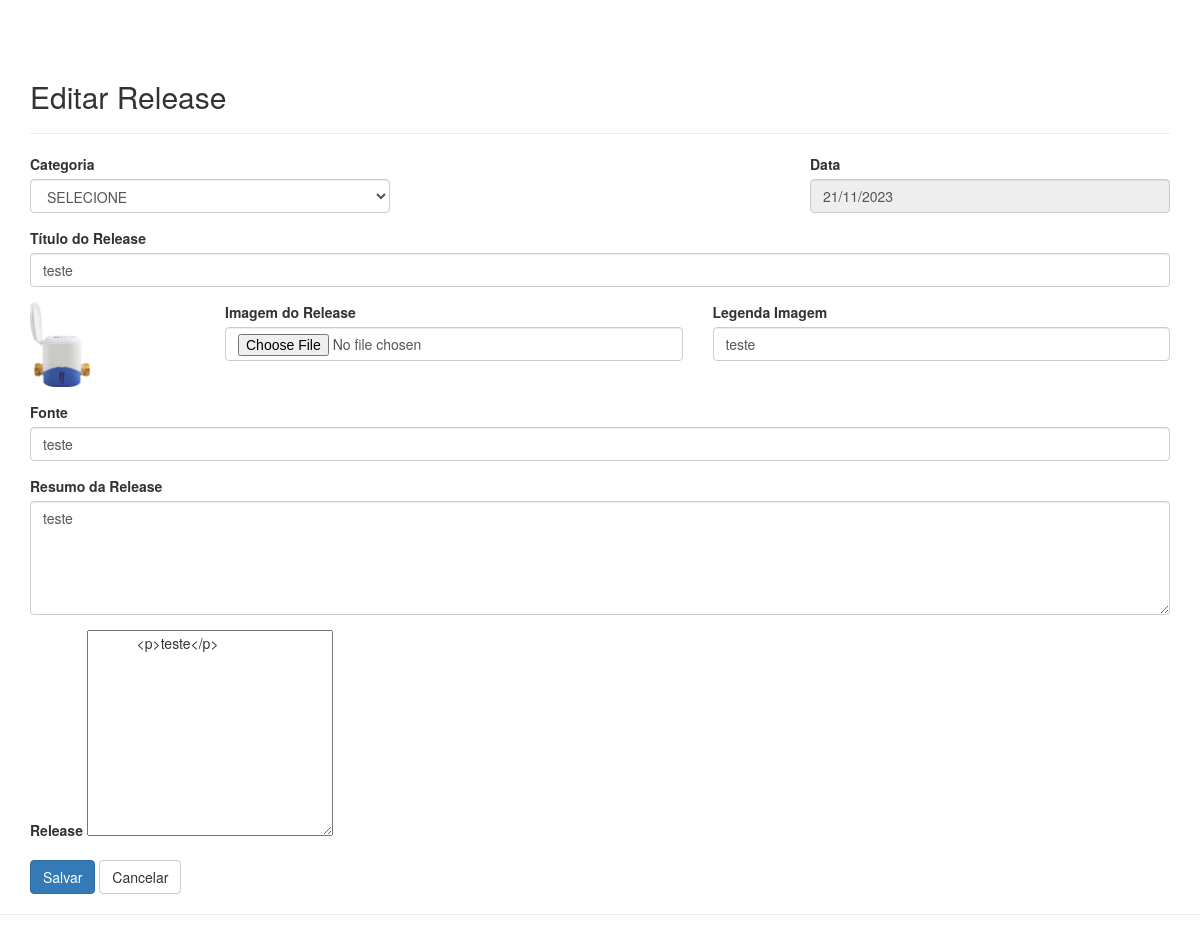
The app's page /area-cliente/editar-noticia.php?id=5, older data.
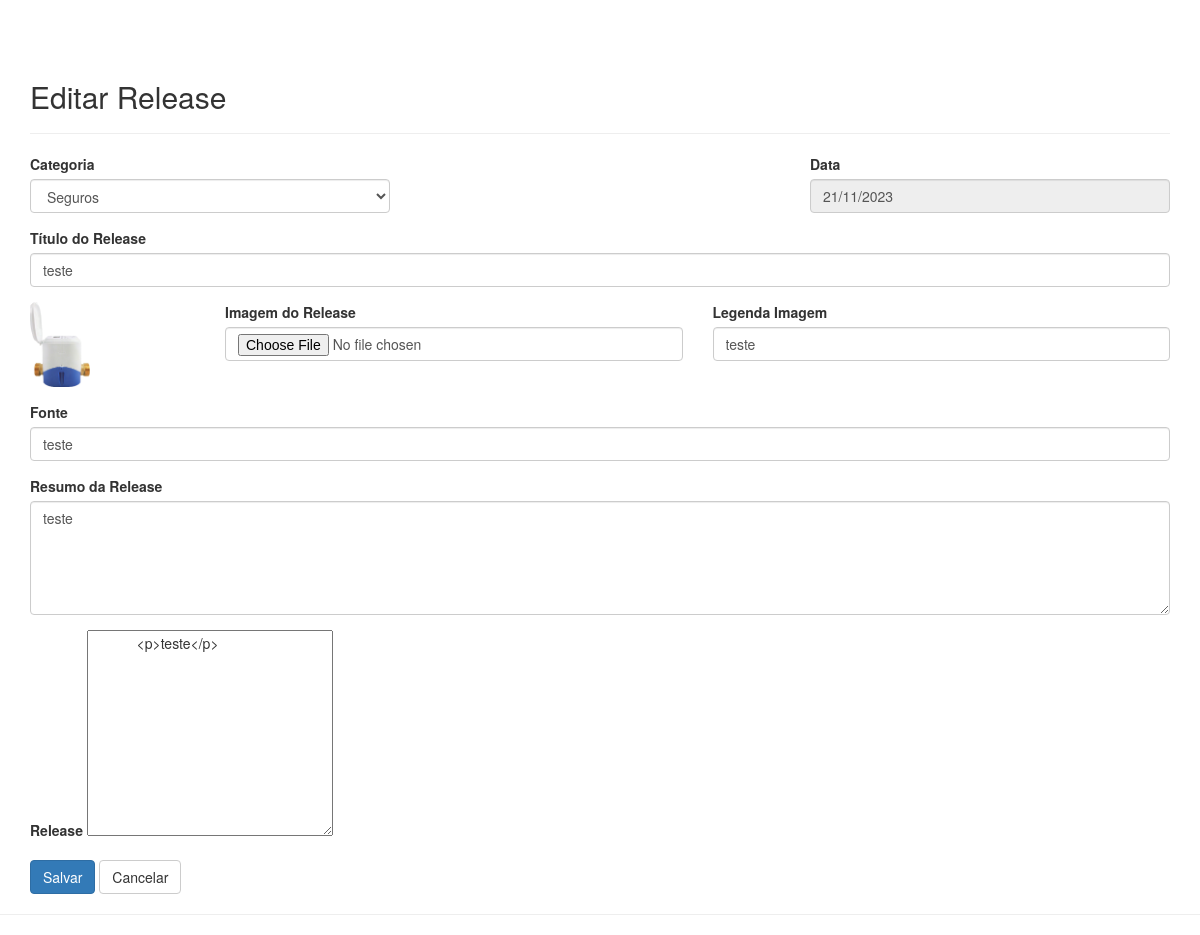
The same page, newer data.
### tables this page shows
CREATE TABLE `posts` (
  `id` int NOT NULL,
  `titulo` varchar(150) DEFAULT NULL,
  `conteudo` text,
  `foto` varchar(150) DEFAULT NULL,
  `resumo` text,
  `id_categoria` int DEFAULT NULL,
  `ativo` enum('S','N') NOT NULL DEFAULT 'N',
  `legenda` varchar(255) DEFAULT NULL,
  `destaque` enum('S','N') NOT NULL DEFAULT 'N',
  `url_amigavel` varchar(255) DEFAULT NULL,
  `postado_por` varchar(255) DEFAULT NULL,
  `id_usuario` int DEFAULT NULL,
  `excluido` enum('S','N') NOT NULL DEFAULT 'N',
  `created_at` datetime DEFAULT NULL,
  `updated_at` datetime DEFAULT NULL
);

CREATE TABLE `categorias` (
  `id` int NOT NULL,
  `titulo` varchar(255) DEFAULT NULL,
  `ordem` int DEFAULT NULL,
  `url_amigavel` varchar(255) DEFAULT NULL
);

### Class/conexao.class.php (called while the page is built, shortened)
<?php
class Conexao
{
    private static $pdo;
    public static function getInstance()
    {
        if (!isset(self::$pdo)) {
            try {
                $dsn = "mysql:host=" . HOST . ";dbname=" . DBNAME . ";charset=" . CHARSET;
                $opcoes = array(
                    PDO::MYSQL_ATTR_INIT_COMMAND => 'SET NAMES utf8',
                    PDO::ATTR_PERSISTENT => true,
                    PDO::ATTR_ERRMODE => PDO::ERRMODE_EXCEPTION
                );
                self::$pdo = new PDO($dsn, USER, PASSWORD, $opcoes);
            } catch (PDOException $e) {
                die("Erro ao conectar com o banco de dados: " . $e->getMessage());
            }
        }
        return self::$pdo;
    }
}

### Class/posts.class.php (called while the page is built, shortened)
<?php
class Posts
{
    private $pdo;
    private static $instance = null;
    private function __construct($conn)
    {
        $this->pdo = $conn;
    }
    public static function getInstance($conn)
    {
        if (self::$instance === null) {
            self::$instance = new Posts($conn);
        }
        return self::$instance;
    }
    public function dadosPosts($id = '', $destaque = '', $categoria = '', $usuario = '', $orderBy = '', $limite = '', $search = '')
    {
        $filtro = [];
        $parametros = [];
        if (!empty($id)) {
            $filtro[] = 'id = ?';
            $parametros[] = $id;
        }
        $sqlFiltro = !empty($filtro) ? 'WHERE ' . implode(' AND ', $filtro) : '';
        $sqlOrdem = !empty($orderBy) ? "ORDER BY {$orderBy}" : '';
        $sqlLimite = !empty($limite) ? "LIMIT 0,{$limite}" : '';
        try {
            $sql = "SELECT * FROM posts {$sqlFiltro} {$sqlOrdem} {$sqlLimite}";
            $stm = $this->pdo->prepare($sql);
            for ($i = 1; $i <= count($parametros); $i++) {
                $stm->bindValue($i, $parametros[$i - 1]);
            }
            $stm->execute();
            $posts = $stm->fetchAll(PDO::FETCH_OBJ);
            if (!empty($id) || $limite == 1) {
                return (!empty($posts[0])) ? $posts[0] : null;
            } else {
                return $posts;
            }
        } catch (PDOException $erro) {
            echo $erro->getMessage();
        }
    }
}

### area-cliente/verifica.php (called while the page is built, shortened)
<?php
require_once('../Connection/conexao.php');
include ("../Class/posts.class.php");
$posts = Posts::getInstance(Conexao::getInstance());
include ("../Class/categorias.class.php");
$categorias = Categorias::getInstance(Conexao::getInstance());

### Class/categorias.class.php (called while the page is built, shortened)
<?php
class Categorias
{
    private $pdo;
    private static $instance = null;
    private function __construct($conn)
    {
        $this->pdo = $conn;
    }
    public static function getInstance($conn)
    {
        if (self::$instance === null) {
            self::$instance = new Categorias($conn);
        }
        return self::$instance;
    }
    public function dadosCategorias($id = '', $titulo = '',  $orderBy = '', $limite = '')
    {
        $filtro = [];
        $parametros = [];
        $sqlFiltro = !empty($filtro) ? 'WHERE ' . implode(' AND ', $filtro) : '';
        $sqlOrdem = !empty($orderBy) ? "ORDER BY {$orderBy}" : '';
        $sqlLimite = !empty($limite) ? "LIMIT 0,{$limite}" : '';
        try {
            $sql = "SELECT * FROM categorias {$sqlFiltro} {$sqlOrdem} {$sqlLimite}";
            $stm = $this->pdo->prepare($sql);
            for ($i = 1; $i <= count($parametros); $i++) {
                $stm->bindValue($i, $parametros[$i - 1]);
            }
            $stm->execute();
            $categorias = $stm->fetchAll(PDO::FETCH_OBJ);
            if (!empty($id) || $limite == 1) {
                return (!empty($categorias[0])) ? $categorias[0] : null;
            } else {
                return $categorias;
            }
        } catch (PDOException $erro) {
            echo $erro->getMessage();
        }
    }
}

### area-cliente/editar-noticia.php (the view, shortened to what this page needs)
<?php
include "verifica.php";
if (isset($_GET['id'])) {
    if (empty($_GET['id'])) {
        header('Location:'.SITE_URL);
    } else {
        $id = $_GET['id'];
    }
}
$posts->editar();
$editaPost = $posts->dadosPosts($id);
$dadosCategorias = $categorias->dadosCategorias();
?>
<!DOCTYPE html>
<html lang="pt-br">
<head>
  <link rel="stylesheet" media="screen" href="//netdna.bootstrapcdn.com/bootstrap/3.3.4/css/bootstrap.min.css">
  <link rel="stylesheet" href="https://maxcdn.bootstrapcdn.com/font-awesome/4.6.2/css/font-awesome.min.css">
</head>
<body>
  <main class="container">
    <br><br><br>
    <h2>Editar Release</h2>
    <form action="" method="post" enctype="multipart/form-data" class="needs-validation" novalidate="" autocomplete="off">
      <hr />
      <div class="row">
        <div class="form-group col-md-4">
          <label for="validationCategoria">Categoria</label>
          <select name="id_categoria" id="validationCategoria" class="form-control" required>
            <option value="">SELECIONE</option>
            <?php foreach ($dadosCategorias as $categoria) { ?>
              <option value="<?php echo $categoria->id; ?>" <?php if ($editaPost->id_categoria == $categoria->id) {
                  echo "selected";
              } ?>><?php echo $categoria->titulo; ?></option>
            <?php } ?>
          </select>
        </div>
        <div class="form-group col-md-4">&nbsp;</div>
        <div class="form-group col-md-4">
          <label for="campo1">Data</label>
          <input type="text" name="data" disabled class="form-control" value="<?php echo date('d/m/Y'); ?>">
        </div>
      </div>
      <div class="row">
        <div class="form-group col-md-12">
          <label for="name">Título do Release</label>
          <input type="text" class="form-control" name="titulo" value="<?php echo $editaPost->titulo; ?>">
        </div>
      </div>
      <div class="row">
      <div class="form-group col-md-2">
          <img src="../../post-images/<?php echo $editaPost->foto; ?>" alt="" width="60">
        </div>
        <div class="form-group col-md-5">
          <label for="campo1">Imagem do Release</label>
          <input type="file" class="form-control" name="foto">
        </div>
        <div class="form-group col-md-5">
          <label for="campo1">Legenda Imagem</label>
          <input type="text" class="form-control" name="legenda" value="<?php echo $editaPost->legenda; ?>">
        </div>
      </div>
      <div class="row">
        <div class="form-group col-md-12">
          <label for="name">Fonte</label>
          <input type="text" class="form-control" name="postado_por" value="<?php echo $editaPost->postado_por; ?>">
        </div>
      </div>
      <div class="row">
        <div class="form-group col-md-12">
          <label for="campo2">Resumo da Release</label>
          <textarea name="resumo" id="resumo" class="form-control" cols="30" rows="5"><?php echo $editaPost->resumo; ?></textarea>
        </div>
      </div>
      <div class="row">
        <div class="form-group col-md-12">
          <label for="campo2">Release</label>
          <textarea name="conteudo" class="ckeditor" cols="30" rows="10">
            <?php echo html_entity_decode($editaPost->conteudo,ENT_COMPAT); ?>
          </textarea>
        </div>
      </div>
      <div id="actions" class="row">
        <div class="col-md-12">
          <button type="submit" class="btn btn-primary">Salvar</button>
          <a href="<?php echo SITE_URL?>" class="btn btn-default">Cancelar</a>
        </div>
      </div>
    </form>
  </main>
  <hr>
</body>
</html>

Row changes from the older to the newer data that the page shows:
changed posts "teste": id_categoria (not shown) → "Seguros"
Text that changed along with them:
form field id_categoria: "SELECIONE" → (not shown)
